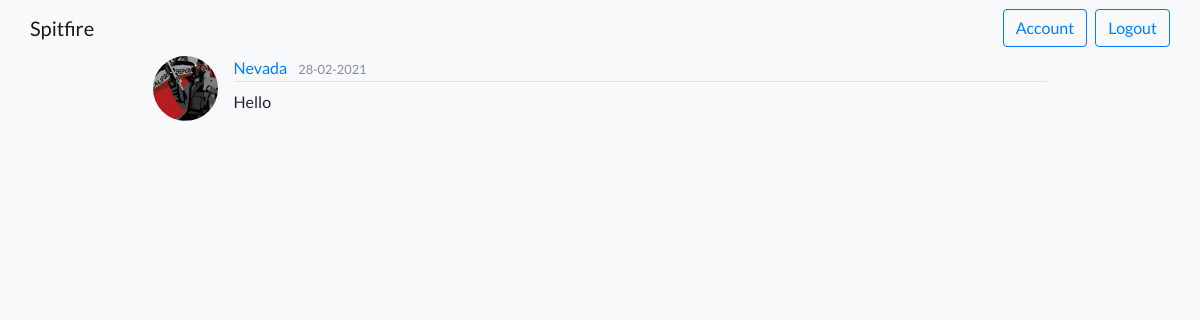
The app's page /dashboard/group/2313424/task/1 (signed in) with its own data.
### Spitfire1/models.py (models this page shows, shortened)
class User(db.Model, UserMixin):
    id = db.Column(db.Integer, primary_key=True)
    username = db.Column(db.String(20), unique=True, nullable=False)
    email = db.Column(db.String(120), unique=True, nullable=False)
    image_file = db.Column(db.String(20), nullable=False, default='default.jpg')
    password = db.Column(db.String(60), nullable=False)
    posts = db.relationship('Post', backref='author', lazy=True)
    tasks = db.relationship('Task', backref='author', lazy=True)
    group_id = db.Column(db.Integer, db.ForeignKey('group.id'), default=0)

class Task(db.Model):
    id = db.Column(db.Integer, primary_key=True)
    TaskName = db.Column(db.String(100), nullable=False)
    date_posted = db.Column(db.DateTime, nullable=False, default=datetime.utcnow)
    content = db.Column(db.Text, nullable=False)
    user_id = db.Column(db.Integer, db.ForeignKey('user.id'), nullable=False)
    group_id = db.Column(db.Integer, db.ForeignKey('group.id'))
    completed = db.Column(db.Boolean, nullable=False, default=False)

### Spitfire1/dash/routes.py (the view)
@dash.route('/dashboard/group/<int:group_id>/task/<int:task_id>', methods=['POST', 'GET'])
@login_required
def viewtask(task_id, group_id):
    group_id = Group.query.filter_by(id=current_user.group_id).first_or_404()
    task = Task.query.get_or_404(task_id)
    return render_template('task.html', title=task.TaskName, task=task)

### Spitfire1/models.py (called while the page is built)
@login_manager.user_loader
def load_user(user_id):
    return User.query.get(int(user_id))

### Spitfire1/templates/task.html (shortened to what this page needs)
{% extends "base3.html" %}
{% block content %}
    <article class="media">
      <img class="rounded-circle article-img" src="{{ url_for('static', filename='profile_images/' + task.author.image_file) }}">
      <div class="media-body">
        <div class="article-metadata">
            <a class="mr-2" href="">{{ task.author.username }}</a>
            <small class="text-muted">{{ task.date_posted.strftime('%d-%m-%Y') }}</small>
        </div>
        <p class="article-content">{{ task.content }}</p>
      </div>
    </article>
{% endblock content %}

### Spitfire1/static/main.css (style rules this page uses)
.article-content { white-space: pre-line; }
.article-img { height: 65px; width: 65px; margin-right: 16px; }
.article-metadata { padding-bottom: 1px; margin-bottom: 4px; border-bottom: 1px solid #e3e3e3 }

### records on screen
User: image_file (picture), author.username "Nevada"
Task: date_posted "28-02-2021", content "Hello"
